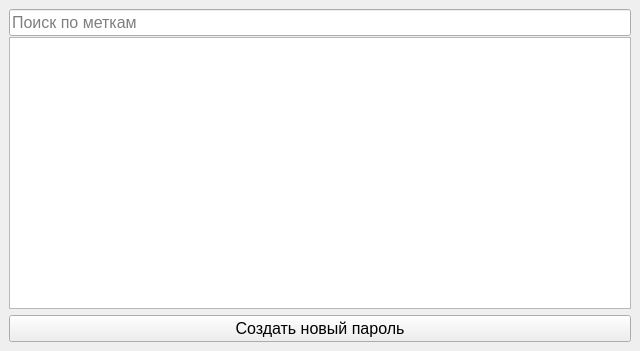
<?xml version="1.0" encoding="UTF-8"?>
<ui version="4.0">
 <class>MainWindow</class>
 <widget class="QMainWindow" name="MainWindow">
  <property name="geometry">
   <rect>
    <x>0</x>
    <y>0</y>
    <width>640</width>
    <height>351</height>
   </rect>
  </property>
  <property name="windowTitle">
   <string>MainWindow</string>
  </property>
  <widget class="QWidget" name="centralwidget">
   <layout class="QVBoxLayout" name="verticalLayout">
    <item>
     <layout class="QVBoxLayout" name="verticalLayout_2">
      <property name="spacing">
       <number>1</number>
      </property>
      <item>
       <widget class="QLineEdit" name="lineEdit_search">
        <property name="font">
         <font>
          <pointsize>12</pointsize>
         </font>
        </property>
        <property name="maxLength">
         <number>100</number>
        </property>
        <property name="placeholderText">
         <string>Поиск по меткам</string>
        </property>
       </widget>
      </item>
      <item>
       <widget class="QTableWidget" name="tableWidget">
        <property name="font">
         <font>
          <pointsize>12</pointsize>
         </font>
        </property>
       </widget>
      </item>
     </layout>
    </item>
    <item>
     <widget class="QPushButton" name="pushButton">
      <property name="font">
       <font>
        <pointsize>12</pointsize>
       </font>
      </property>
      <property name="text">
       <string>Создать новый пароль</string>
      </property>
     </widget>
    </item>
   </layout>
  </widget>
 </widget>
 <resources/>
 <connections/>
</ui>
